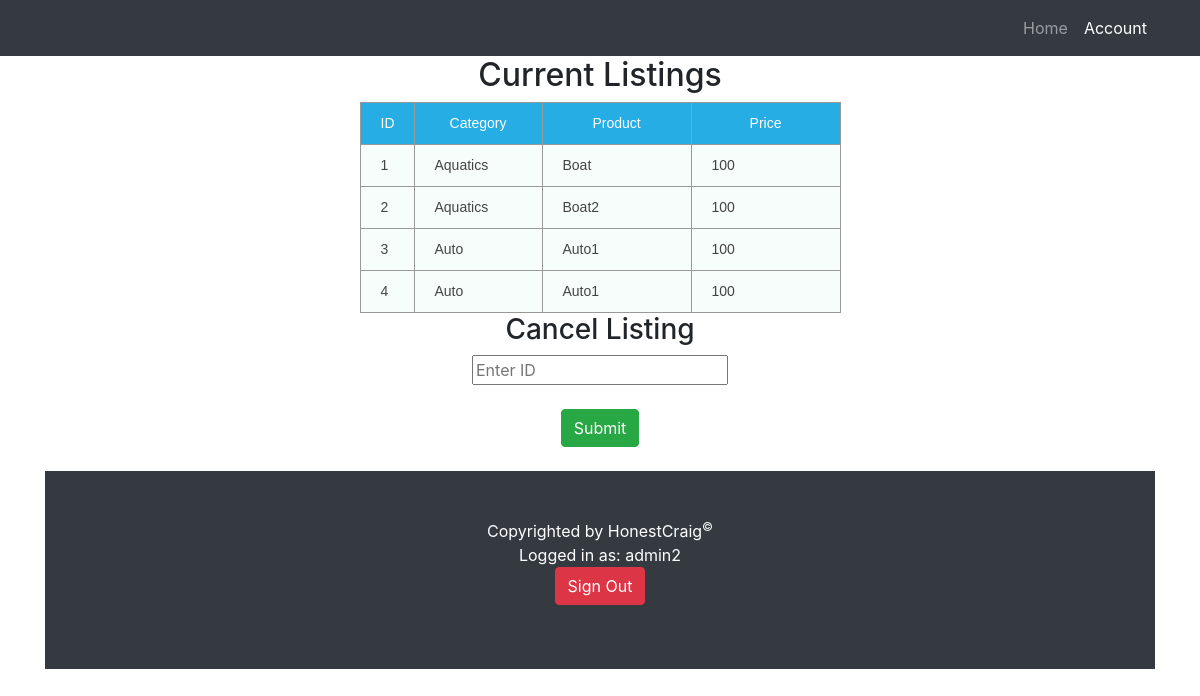
Page /account.php (signed in) on the committed database.
### tables this page shows
CREATE TABLE `listings` (
  `id` int(11) NOT NULL,
  `product_category` text NOT NULL,
  `product` text NOT NULL,
  `product_desc` text NOT NULL,
  `product_price` double NOT NULL,
  `username` text NOT NULL,
  `img` longblob NOT NULL
);

### account.php (the view, shortened to what this page needs)
<?php
$con=mysqli_connect("localhost","root","","honestcraig_db");
?>
<?php
	$user = ($_SESSION['username']);
?>
<!DOCTYPE html>
<html lang="en">
  <head>
    <link href="vendor/bootstrap/css/bootstrap.min.css" rel="stylesheet">
    <link href="css/3-col-portfolio.css" rel="stylesheet">
  </head>
  <body>
    <nav class="navbar navbar-expand-lg navbar-dark bg-dark fixed-top">
      <div class="container">
        <div class="collapse navbar-collapse" id="navbarResponsive">
          <ul class="navbar-nav ml-auto">
            <li class="nav-item ">
              <a class="nav-link" href="index.php">Home</a>
            </li>
            <li class="nav-item">
              <a class="nav-link active" href="account.php">Account</a>
            </li>
          </ul>
        </div>
      </div>
    </nav>
    <div class="container">
      <center><h2>Current Listings</h2></center>
      <div class="container">
        <?php
            $sql = "SELECT * from listings where listings.username = '$user';";
            $query = mysqli_query($con,$sql);
        ?>
        <div class="tg-wrap"><table class="tg" style="undefined;table-layout: fixed; width: 331px">
        <colgroup>
        <col style="width: 54px">
        <col style="width: 128px">
        <col style="width: 149px">
        <col style="width: 149px">
        </colgroup>
          <tr>
            <th class="tg-yw4l">ID</th>
            <th class="tg-baqh">Category</th>
            <th class="tg-baqh">Product</th>
            <th class="tg-baqh">Price</th>
          </tr>
          <?php
               while ($row = mysqli_fetch_array($query)) {
                   echo "<tr>";
                   echo "<td>".$row['id']."</td>";
                   echo "<td>".$row['product_category']."</td>";
                   echo "<td>".$row['product']."</td>";
                   echo "<td>".$row['product_price']."</td>";
                   echo "</tr>";
               }
            ?>
        </table></div>
        <div>
            <center>
              <h3>Cancel Listing</h3>
            <form action="cancel.php" method="post">
                <input type="text" name="id" placeholder="Enter ID">
                <br><br>
                <input type="submit" class="btn btn-success">
            </form>
            </center>
        </div>
        <br>
      </div>
    <footer class="py-5 bg-dark">
      <div class="container">
        <p class="m-0 text-center text-white">Copyrighted by HonestCraig<sup>&copy;</sup></p>
        <p class="m-0 text-center text-white">Logged in as: <?php echo htmlspecialchars($_SESSION['username']); ?></p>
        <p align="center"><a href="logout.php" class="btn btn-danger">Sign Out</a></p>
      </div>
    </footer>
  </body>
</html>

### css/3-col-portfolio.css (style rules this page uses)
body { padding-top: 54px; }
@media (min-width: 992px) { body { padding-top: 56px; } }

### account.php (style rules this page uses)
.tg { border-collapse:collapse;border-spacing:0;border-color:#999;margin:0px auto; }
.tg td { font-family:Arial, sans-serif;font-size:14px;padding:10px 20px;border-style:solid;border-width:1px;overflow:hidden;word-break:normal;border-color:#999;color:#444;background-color:#F7FDFA; }
.tg th { font-family:Arial, sans-serif;font-size:14px;font-weight:normal;padding:10px 20px;border-style:solid;border-width:1px;overflow:hidden;word-break:normal;border-color:#999;color:#fff;background-color:#26ADE4; }
.tg .tg-baqh { text-align:center;vertical-align:center }
.tg .tg-yw4l { vertical-align:top }

### rows in the picture
listings: id "1", product_category "Aquatics", product "Boat", product_price "100"
listings: id "2", product_category "Aquatics", product "Boat2", product_price "100"
listings: id "3", product_category "Auto", product "Auto1", product_price "100"
listings: id "4", product_category "Auto", product "Auto1", product_price "100"

### other values in the picture
$_SESSION['username'] "admin2"
